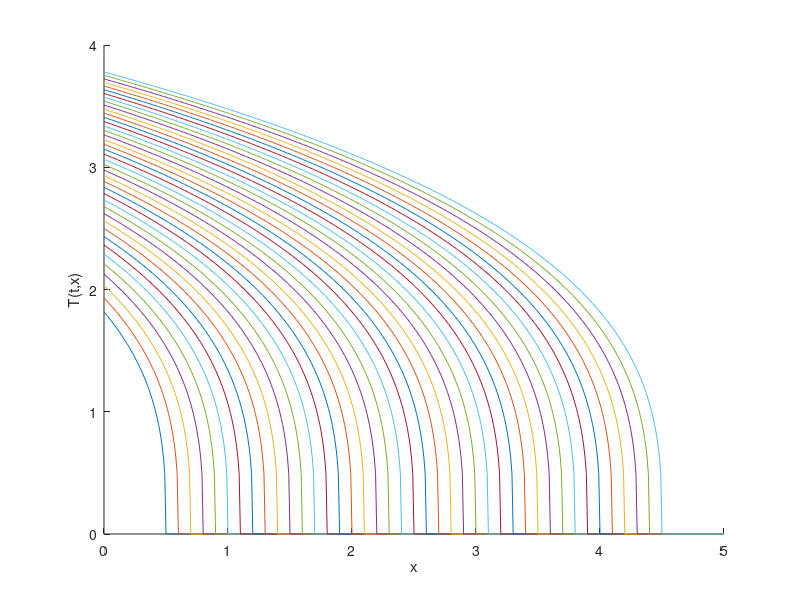

Reproduce this figure in MATLAB.
k0=1;
sigma=3;
c=4;
x0=0.5;
t=0:0.025:1;
x=0:0.01:5;
hold on;
xlabel('x');
ylabel('T(t,x)');
for i=1:length(t)
    for j=1:length(x)
        T(j)=0;
        if x(j)<=x0+c*t(i)
            T(j)=(((c*sigma)/k0)*abs(x0-x(j)+c*t(i)))^(1/sigma);
        end
    end
    plot(x,T)
end
